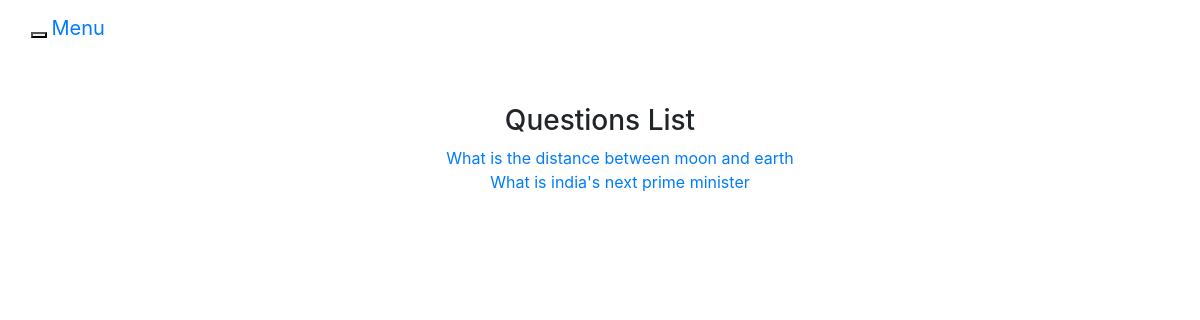
The app's page /, older data.
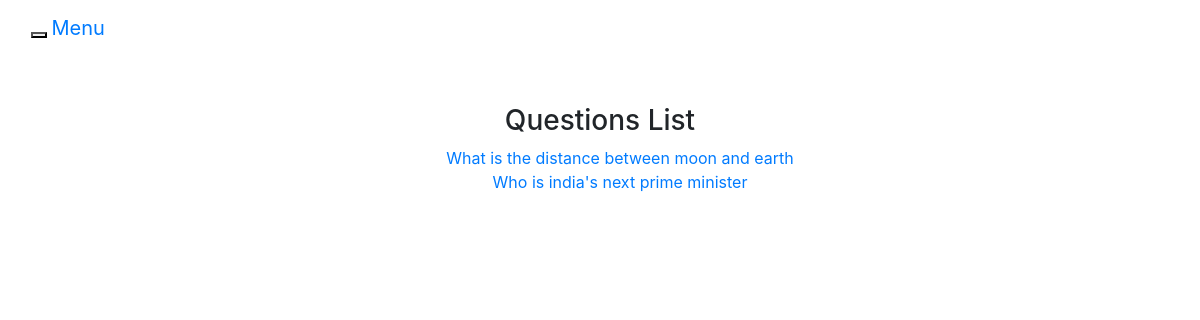
The same page, newer data.
### users/models.py (models this page shows)
class Question(models.Model):
    question_text=models.CharField(max_length=500)
    user = models.ForeignKey(CustomUser,on_delete=models.CASCADE)
    date = models.DateField(blank= True, default = datetime.now)

### users/views.py (the view)
# urls.py: path('',views.view_all_questions),
def view_all_questions(request):
    questions = Question.objects.all()
    template = 'landing.html'
    context = {
        "questions":questions
    }
    return render(request, template, context)

### templates/landing.html (shortened to what this page needs)
{% extends 'base.html' %}
{% block content %}
<div class="row m-5">
    <div class="col-lg-12 text-center">
        <h3 class="text-center"> Questions List </h3>
        <ul style="list-style: none">
            {% for q in questions%}
            <li><a href="{% url 'view-all-answers' q.id %}">{{q.question_text}}</a></li>
            {% endfor %}
        </ul>
    </div>
</div>
{% endblock %}

Row changes from the older to the newer data that the page shows:
changed Question: question_text "What is india's next prime minister" → "Who is india's next prime minister"
